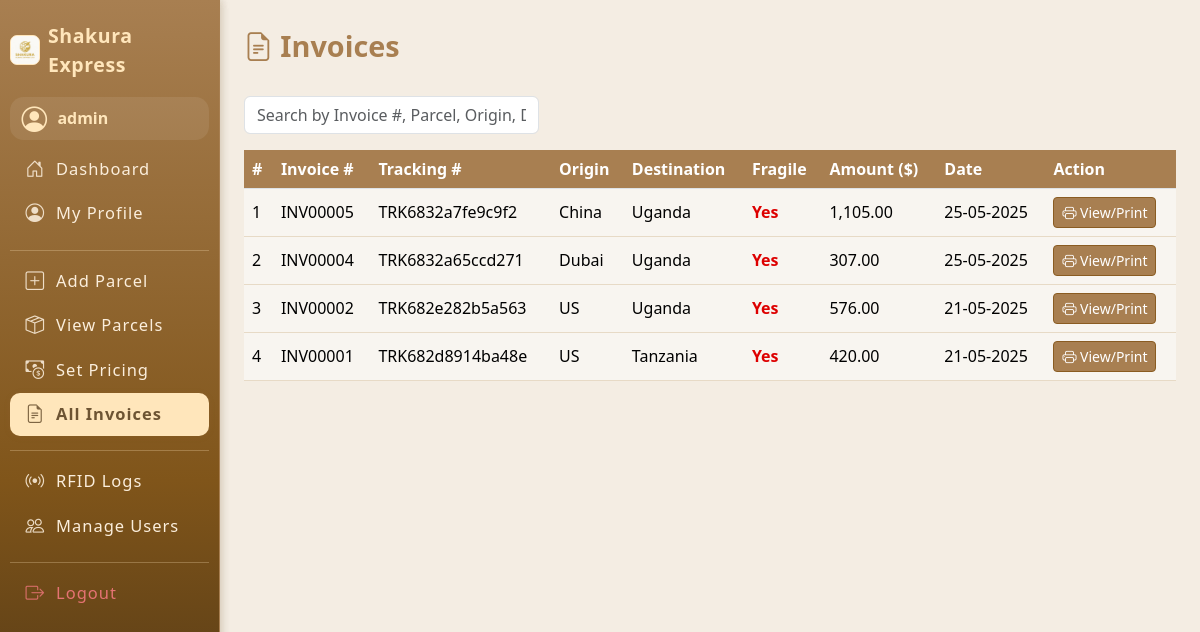
/invoices/view_invoice.php (signed in), run on the app's committed database.
### tables this page shows
CREATE TABLE `users` (
  `id` int(11) NOT NULL AUTO_INCREMENT,
  `username` varchar(50) NOT NULL,
  `password` varchar(255) NOT NULL,
  `email` varchar(100) NOT NULL,
  `role` enum('admin','staff','customer') NOT NULL,
  `full_name` varchar(100) NOT NULL,
  `phone` varchar(20) DEFAULT NULL,
  `created_at` datetime DEFAULT current_timestamp(),
  `address_line1` varchar(255) DEFAULT NULL,
  `address_line2` varchar(255) DEFAULT NULL,
  `city` varchar(100) DEFAULT NULL,
  `country` varchar(100) DEFAULT NULL,
  `zip_code` varchar(20) DEFAULT NULL,
  PRIMARY KEY (`id`),
  UNIQUE KEY `username` (`username`)
);

CREATE TABLE `invoices` (
  `id` int(11) NOT NULL AUTO_INCREMENT,
  `parcel_id` int(11) DEFAULT NULL,
  `invoice_number` varchar(30) DEFAULT NULL,
  `amount` decimal(10,2) DEFAULT NULL,
  `invoice_date` datetime DEFAULT current_timestamp(),
  `pdf_path` varchar(255) DEFAULT NULL,
  PRIMARY KEY (`id`),
  KEY `parcel_id` (`parcel_id`),
  CONSTRAINT `invoices_ibfk_1` FOREIGN KEY (`parcel_id`) REFERENCES `parcels` (`id`)
);

CREATE TABLE `parcels` (
  `id` int(11) NOT NULL AUTO_INCREMENT,
  `tracking_number` varchar(30) NOT NULL,
  `sender_id` int(11) DEFAULT NULL,
  `receiver_name` varchar(100) DEFAULT NULL,
  `receiver_phone` varchar(20) DEFAULT NULL,
  `dispatch_origin` enum('Europe','US','UK','China','Dubai') NOT NULL,
  `delivery_country` enum('Kenya','Uganda','Tanzania') NOT NULL,
  `actual_weight` float NOT NULL,
  `length_cm` float NOT NULL,
  `width_cm` float NOT NULL,
  `height_cm` float NOT NULL,
  `volumetric_weight` float NOT NULL,
  `chargeable_weight` float NOT NULL,
  `fragile` enum('Yes','No') DEFAULT 'No',
  `price_per_kg` float NOT NULL,
  `price` decimal(10,2) NOT NULL,
  `assigned_staff` int(11) DEFAULT NULL,
  `status` enum('Label Created','We Have Your Package','On the Way','Out for Delivery','Delivered') NOT NULL DEFAULT 'Label Created',
  `created_at` datetime DEFAULT current_timestamp(),
  `delivered_at` datetime DEFAULT NULL,
  PRIMARY KEY (`id`),
  UNIQUE KEY `tracking_number` (`tracking_number`),
  KEY `sender_id` (`sender_id`),
  KEY `assigned_staff` (`assigned_staff`),
  CONSTRAINT `parcels_ibfk_1` FOREIGN KEY (`sender_id`) REFERENCES `users` (`id`) ON DELETE SET NULL,
  CONSTRAINT `parcels_ibfk_2` FOREIGN KEY (`assigned_staff`) REFERENCES `users` (`id`) ON DELETE SET NULL
);

### invoices/view_invoice.php (the view, shortened to what this page needs)
<?php
include '../includes/db.php';
include '../includes/sidebar.php';
$user_id = $_SESSION['user_id'];
$role = $_SESSION['role'];
if ($role == 'admin') {
    $invoices = $conn->query("SELECT i.*, p.tracking_number, p.dispatch_origin, p.delivery_country, p.fragile
        FROM invoices i
        JOIN parcels p ON i.parcel_id = p.id
        ORDER BY i.invoice_date DESC");
} elseif ($role == 'staff') {
    $invoices = $conn->query("SELECT i.*, p.tracking_number, p.dispatch_origin, p.delivery_country, p.fragile
        FROM invoices i
        JOIN parcels p ON i.parcel_id = p.id
        WHERE p.assigned_staff=$user_id
        ORDER BY i.invoice_date DESC");
} else {
    $invoices = $conn->query("SELECT i.*, p.tracking_number, p.dispatch_origin, p.delivery_country, p.fragile
        FROM invoices i
        JOIN parcels p ON i.parcel_id = p.id
        WHERE p.sender_id=$user_id
        ORDER BY i.invoice_date DESC");
}
?>
<!DOCTYPE html>
<html lang="en">
<head>
    <link rel="stylesheet" href="/assets/css/style.css">
    <link rel="stylesheet" href="https://cdn.jsdelivr.net/npm/bootstrap@5.3.3/dist/css/bootstrap.min.css">
</head>
<body>
<div class="d-flex">
    <?php include '../includes/sidebar.php'; ?>
    <div class="container-fluid p-4">
        <div class="invoice-header"><i class="bi bi-file-earmark-text"></i> Invoices</div>
        <div class="row search-bar">
            <div class="col-md-4">
                <input type="text" id="searchInput" class="form-control" placeholder="Search by Invoice #, Parcel, Origin, Destination...">
            </div>
        </div>
        <div class="table-responsive">
        <table class="table table-brown align-middle" id="invoiceTable">
            <thead>
                <tr>
                    <th>#</th>
                    <th>Invoice #</th>
                    <th>Tracking #</th>
                    <th>Origin</th>
                    <th>Destination</th>
                    <th>Fragile</th>
                    <th>Amount ($)</th>
                    <th>Date</th>
                    <th>Action</th>
                </tr>
            </thead>
            <tbody>
                <?php
                $rownum = 1;
                while($i = $invoices->fetch_assoc()):
                    $fragile = ($i['fragile'] == 1 || strtolower($i['fragile']) === 'yes');
                ?>
                <tr>
                    <td><?= $rownum++; ?></td>
                    <td><?= htmlspecialchars($i['invoice_number']) ?></td>
                    <td><?= htmlspecialchars($i['tracking_number']) ?></td>
                    <td><?= htmlspecialchars($i['dispatch_origin']) ?></td>
                    <td><?= htmlspecialchars($i['delivery_country']) ?></td>
                    <td>
                        <?php if ($fragile): ?>
                            <span class="fragile-yes">Yes</span>
                        <?php else: ?>
                            <span class="fragile-no">No</span>
                        <?php endif; ?>
                    </td>
                    <td><?= number_format($i['amount'],2) ?></td>
                    <td><?= date('d-m-Y', strtotime($i['invoice_date'] ?? $i['created_at'] ?? '')) ?></td>
                    <td>
                        <a href="generate_invoice.php?parcel_id=<?= $i['parcel_id'] ?>" class="btn btn-sm btn-brown" target="_blank">
                            <i class="bi bi-printer"></i> View/Print
                        </a>
                    </td>
                </tr>
                <?php endwhile; ?>
            </tbody>
        </table>
        </div>
    </div>
</div>
</body>
</html>

### includes/sidebar.php (shortened to what this page needs)
<?php
$role = $_SESSION['role'];
$user_id = $_SESSION['user_id'] ?? null;
require_once '../includes/db.php';
$user_name = '';
if ($user_id) {
    $user_res = $conn->query("SELECT username FROM users WHERE id=$user_id");
    if ($user_res && $user_res->num_rows) {
        $u = $user_res->fetch_assoc();
        $user_name = htmlspecialchars($u['username']);
    }
}
?>
<head>
    <link rel="stylesheet" href="https://cdn.jsdelivr.net/npm/bootstrap-icons@1.11.3/font/bootstrap-icons.min.css">
    <link rel="stylesheet" href="../assets/css/style.css">
</head>
<nav class="sidebar">
    <div class="sidebar-brand">
        <img src="../assets/images/logo.jpeg" width="30" alt="Logo" style="border-radius:7px; background:#fff6eb; border:1.3px solid #ffe6bb;">
        <span>Shakura Express</span>
    </div>
    <div class="user-mini-profile mb-2">
        <i class="bi bi-person-circle"></i>
        <div class="user-details">
            <span><?= $user_name ?: ucfirst($role) ?></span>
        </div>
    </div>
    <ul class="nav flex-column">
        <?php if($role=='admin'): ?>
            <li><a href="../dashboards/admin_dashboard.php" class="nav-link<?=strpos($_SERVER['PHP_SELF'],'admin_dashboard.php')!==false?' active':''?>"><i class="bi bi-house-door"></i> Dashboard</a></li>
            <li><a href="../users/profile.php" class="nav-link<?=strpos($_SERVER['PHP_SELF'],'profile.php')!==false?' active':''?>"><i class="bi bi-person-circle"></i> My Profile</a></li>
            <hr>
            <li><a href="../parcels/add_parcel.php" class="nav-link<?=strpos($_SERVER['PHP_SELF'],'add_parcel.php')!==false?' active':''?>"><i class="bi bi-plus-square"></i> Add Parcel</a></li>
            <li><a href="../parcels/view_parcel.php" class="nav-link<?=strpos($_SERVER['PHP_SELF'],'view_parcel.php')!==false?' active':''?>"><i class="bi bi-box-seam"></i> View Parcels</a></li>
            <li><a href="../pricing/set_pricing.php" class="nav-link<?=strpos($_SERVER['PHP_SELF'],'set_pricing.php')!==false?' active':''?>"><i class="bi bi-cash-coin"></i> Set Pricing</a></li>
            <li><a href="../invoices/view_invoice.php" class="nav-link<?=strpos($_SERVER['PHP_SELF'],'view_invoice.php')!==false?' active':''?>"><i class="bi bi-file-earmark-text"></i> All Invoices</a></li>
            <hr>
            <li><a href="../rfid/logs.php" class="nav-link<?=strpos($_SERVER['PHP_SELF'],'logs.php')!==false?' active':''?>"><i class="bi bi-broadcast"></i> RFID Logs</a></li>
            <li><a href="../users/manage.php" class="nav-link<?=strpos($_SERVER['PHP_SELF'],'manage.php')!==false?' active':''?>"><i class="bi bi-people"></i> Manage Users</a></li>
        <?php endif; ?>
        <hr>
        <li><a href="../auth/logout.php" class="nav-link text-danger"><i class="bi bi-box-arrow-right"></i> Logout</a></li>
    </ul>
</nav>

### assets/css/style.css (style rules this page uses)
body { background-color: #f4ede3; }
.sidebar { min-width: 220px; }
.sidebar .nav-link.active, .sidebar .nav-link:hover { background: #a87f51; }
.btn-brown { background: #a87f51; color: white; }
.table-brown th { background: #a87f51; color: white; }
.table-brown td { background: #f8f5f0; }
.sidebar { position: fixed; top: 0; left: 0; height: 100vh; width: 220px; background: linear-gradient(180deg, #a87f51 0%, #80551a 60%, #4b3415 100%); color: #fff; padding: 1.3rem 0.6rem 1rem 0.6rem; z-index: 1000; border-right: 1px solid #a87f51; box-shadow: 1px 0 9px rgba(108,78,42,0.15); display: flex; flex-direction: column; font-size: 1.01rem; min-height: 0; max-height: 100vh; overflow-y: auto; }
.sidebar-brand { font-size: 1.22rem; font-weight: 700; letter-spacing: .6px; margin-bottom: 1.1rem; color: #ffe6bb; display: flex; align-items:center; gap: 0.52rem; }
.sidebar .user-mini-profile { background: rgba(255,255,255,0.08); border-radius: .85rem; padding: .6rem .75rem .5rem .75rem; margin-bottom: 1.28rem; font-size: .96rem; display: flex; align-items: center; gap: 0.64rem; }
.sidebar .user-mini-profile .bi-person-circle { font-size: 1.6rem; color: #ffe6bb; }
.sidebar .user-mini-profile .user-details span { display: block; color: #ffe6bb; font-weight: 600; margin-bottom: 0; font-size: 1.04em; }
.sidebar .nav { flex: 1 1 auto; margin-bottom: 1.2rem; }
.sidebar .nav-link { color: #fbeedc; margin-bottom: .11rem; padding: .56rem 1rem; font-size: 1.03rem; border-radius: .62rem; display: flex; align-items: center; gap: .68rem; transition: background .14s, color .13s; font-weight: 500; letter-spacing: .06em; }
.sidebar .nav-link.active, .sidebar .nav-link:hover, .sidebar .nav-link:focus { color: #6d5433 !important; background: #ffe6bb !important; font-weight: 600; box-shadow: 0 1px 7px rgba(168,127,81,0.09); }
.sidebar .nav-link .bi { font-size: 1.13em; opacity: 0.88; }
.sidebar .nav-link.text-danger { color: #e57373 !important; }
.sidebar hr { border-color: #ffe6bb; opacity: 0.27; margin: 13px 0 9px 0; }
body { margin-left: 220px !important; }

### invoices/view_invoice.php (style rules this page uses)
body { background: #fcf6ed; }
.table-brown thead { background: #a87f51; color: #fff; }
.table-brown tbody tr { border-bottom: 1.5px solid #e7dac6; }
.btn-brown { background: #a87f51; color: #fff; border: 1px solid #8a5c22; }
.invoice-header { color: #a87f51; font-weight: 700; font-size:1.8em; margin-bottom:1em; }
.search-bar { margin-bottom: 1em; }
.fragile-yes { color: #d00; font-weight: bold; }

### data on the page
users: username "admin admin"
invoices: invoice_number "INV00005", parcel.tracking_number "TRK6832a7fe9c9f2", parcel.dispatch_origin "China", parcel.delivery_country "Uganda", amount "1,105.00", invoice_date "25-05-2025"
invoices: invoice_number "INV00004", parcel.tracking_number "TRK6832a65ccd271", parcel.dispatch_origin "Dubai", parcel.delivery_country "Uganda", amount "307.00", invoice_date "25-05-2025"
invoices: invoice_number "INV00002", parcel.tracking_number "TRK682e282b5a563", parcel.dispatch_origin "US", parcel.delivery_country "Uganda", amount "576.00", invoice_date "21-05-2025"
invoices: invoice_number "INV00001", parcel.tracking_number "TRK682d8914ba48e", parcel.dispatch_origin "US", parcel.delivery_country "Tanzania", amount "420.00", invoice_date "21-05-2025"
